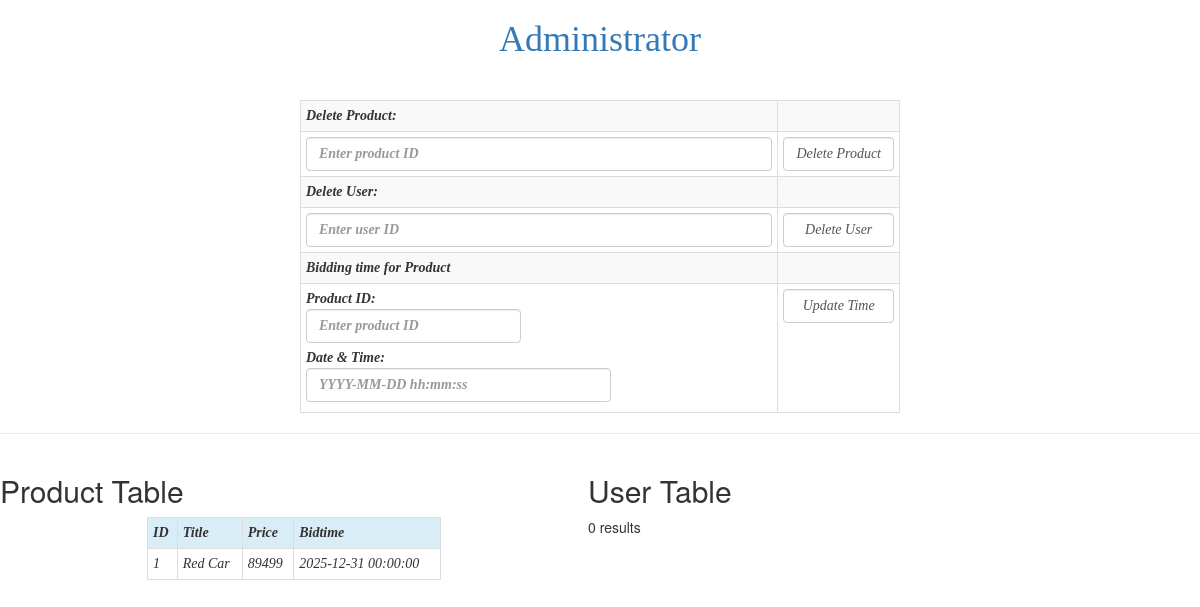
Page /admin/index.php on the earlier database version.
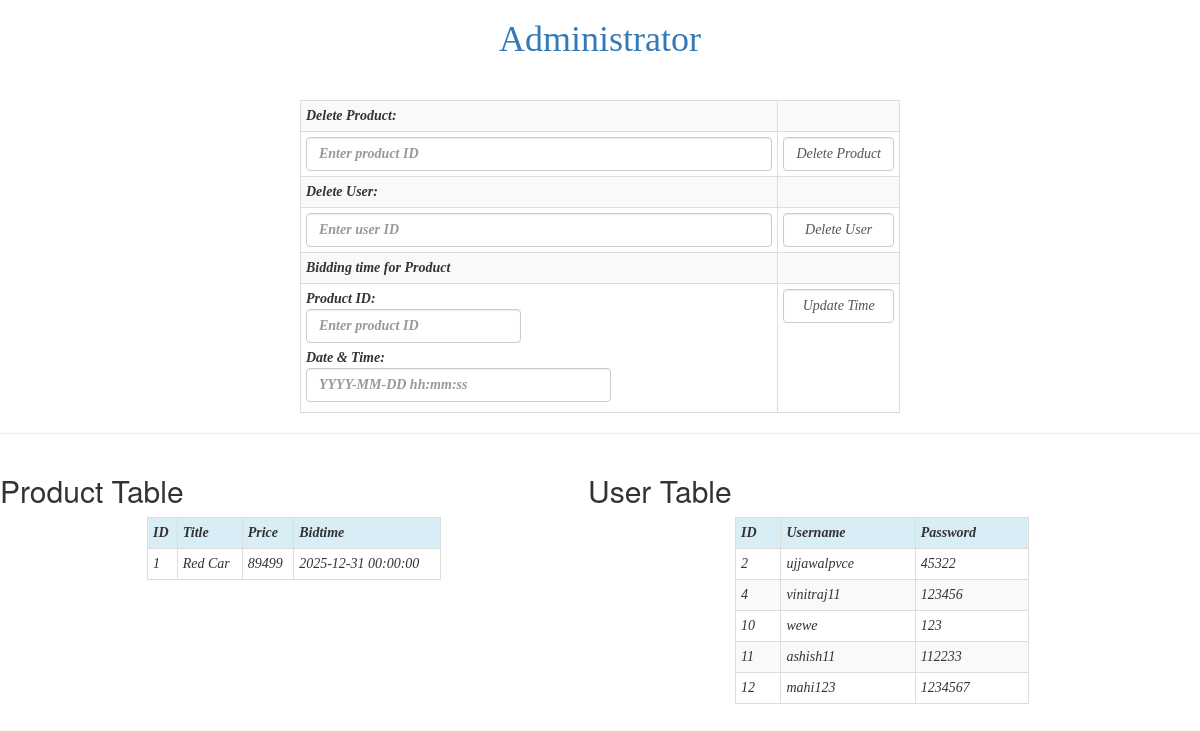
Same page on the later database version.
### tables this page shows
CREATE TABLE IF NOT EXISTS `product` (
  `pid` int(11) NOT NULL AUTO_INCREMENT,
  `title` text NOT NULL,
  `descri` text NOT NULL,
  `price` int(20) NOT NULL,
  `btime` datetime NOT NULL,
  `cid` int(11) NOT NULL,
  `image` text NOT NULL,
  `name` text NOT NULL,
  `email` text NOT NULL,
  `mob` text NOT NULL,
  PRIMARY KEY (`pid`),
  KEY `cid` (`cid`)
);

CREATE TABLE IF NOT EXISTS `user` (
  `uid` int(11) NOT NULL AUTO_INCREMENT,
  `Email` text NOT NULL,
  `FirstName` text NOT NULL,
  `LastName` text NOT NULL,
  `Mob` text NOT NULL,
  `password` text NOT NULL,
  PRIMARY KEY (`uid`)
);

### admin/index.php (the view, shortened to what this page needs)
<!DOCTYPE html PUBLIC "-//W3C//DTD XHTML 1.0 Transitional//EN" "http://www.w3.org/TR/xhtml1/DTD/xhtml1-transitional.dtd">
<html xmlns="http://www.w3.org/1999/xhtml">
<head>
<link href="../view/css/bootstrap.min.css" rel="stylesheet">
</head>
<body>
<div align="center">
  <a href="index.php"><h1 class="style2" style="font-family:Georgia, 'Times New Roman', Times, serif">Administrator</h1></a>
  <p>&nbsp;</p>
  <form id="form1" name="form1" method="post" action="">
    <table class="table table-striped table-bordered table-hover table-condensed" style="width: 50%">
      <tr>
        <th><div>Delete Product: </div></th>
        <td>&nbsp;</td>
      </tr>
      <tr>
        <th>
          <input type="text" class="form-control" name="pid" placeholder="Enter product ID" />
        </th>
        <td><input class="form-control" name="dltpr" type="submit" id="dltpr" value="Delete Product" /></td>
      </tr>
      <tr>
        <th><div>Delete User: </div></th>
        <td>&nbsp;</td>
      </tr>
      <tr>
        <th><div>
          <input type="text" class="form-control" name="uid" placeholder="Enter user ID" />
        </div></th>
        <td><input class="form-control" name="dltuser" type="submit" id="dltuser" value="Delete User" /></td>
      </tr>
      <tr>
        <th><div>Bidding time for Product </div></th>
        <td>&nbsp;</td>
      </tr>
      <tr>
        <th><div>
          <label>Product ID:&nbsp; &nbsp;
          <input type="text" class="form-control" name="prid" placeholder="Enter product ID" style="width: 215px" />
          </label>
          <label>Date &amp; Time:
            <input type="text" class="form-control" name="bidtime" placeholder="YYYY-MM-DD hh:mm:ss" style="width: 305px" />
           </label>
        </div></th>
        <td><input class="form-control" name="btime" type="submit" id="btime" value="Update Time" /></td>
      </tr>
    </table>
  </form>
  <hr>
</div>
<div style="width: 100%">
<?php
$conn = new mysqli("localhost", "root", "", "bazaar");
if (isset($_POST['dltpr'])) {
	echo '<div style="width:49%; float:left;"><h2>Product Table</h2>';
	$id=$_REQUEST['pid'];
	$getmax = "DELETE FROM product WHERE pid=$id";
	$conn -> query($getmax);
	$getmax = "SELECT pid,title,price,btime FROM product ORDER BY pid";
	$result = $conn -> query($getmax);
	if ($result -> num_rows > 0) {
	echo '
	<table class="table table-striped table-bordered table-hover table-condensed" align="center" style="width:50%">
	<tr class="info">
	<th>ID</th>
	<th>Title</th>
	<th>Price</th>
	<th>Bidtime</th>
	</tr>';
	while ($row = $result -> fetch_assoc()) {
	echo "
	<tr>
		<td>" . $row["pid"] . "</td><td>" . $row["title"] . "</td><td>" . $row["price"] . "</td><td>" . $row["btime"] . "</td>
	</tr>";
	}
	echo "</table></div>";
	} else {
	echo "0 results";
	}
	}
else {
	echo '<div style="width:49%; float:left;"><h2>Product Table</h2>';
	$getmax = "SELECT pid,title,price,btime FROM product ORDER BY pid";
	$result = $conn -> query($getmax);
	if ($result -> num_rows > 0) {
	echo '
	<table class="table table-striped table-bordered table-hover table-condensed" align="center" style="width:50%">
	<tr class="info">
	<th>ID</th>
	<th>Title</th>
	<th>Price</th>
	<th>Bidtime</th>
	</tr>';
	while ($row = $result -> fetch_assoc()) {
	echo "
	<tr>
		<td>" . $row["pid"] . "</td><td>" . $row["title"] . "</td><td>" . $row["price"] . "</td><td>" . $row["btime"] . "</td>
	</tr>";
	}
	echo "</table></div>";
	} else {
	echo "0 results";
	}
	echo '<div style="width:49%; float:left;"><h2>User Table</h2>';
	$getmax = "SELECT uid,Email,password FROM user ORDER BY uid";
	$result = $conn -> query($getmax);
	if ($result -> num_rows > 0) {
	echo '
	<table class="table table-striped table-bordered table-hover table-condensed" align="center" style="width:50%">
	<tr class="info">
	<th>ID</th>
	<th>Username</th>
	<th>Password</th>
	</tr>';
	while ($row = $result -> fetch_assoc()) {
	echo "
	<tr>
		<td>" . $row["uid"] . "</td><td>" . $row["Email"] . "</td><td>" . $row["password"] . "</td>
	</tr>";
	}
	echo "</table></div>";
	} else {
	echo "0 results";
	}
	}
?>
</div>
</body>
</html>

### admin/index.php (style rules this page uses)
table, th, td { font-family: Georgia, 'Times New Roman', Times, serif; font-style:italic; border: 2px solid black; padding: 5px; }

Differences in the rows shown:
added user: uid "2", Email "ujjawalpvce", password "45322"
added user: uid "4", Email "vinitraj11", password "123456"
added user: uid "10", Email "wewe", password "123"
added user: uid "11", Email "ashish11", password "112233"
added user: uid "12", Email "mahi123", password "1234567"
Other differences:
text no longer shown: "0 results"
text now shown: "ID Username Password"
